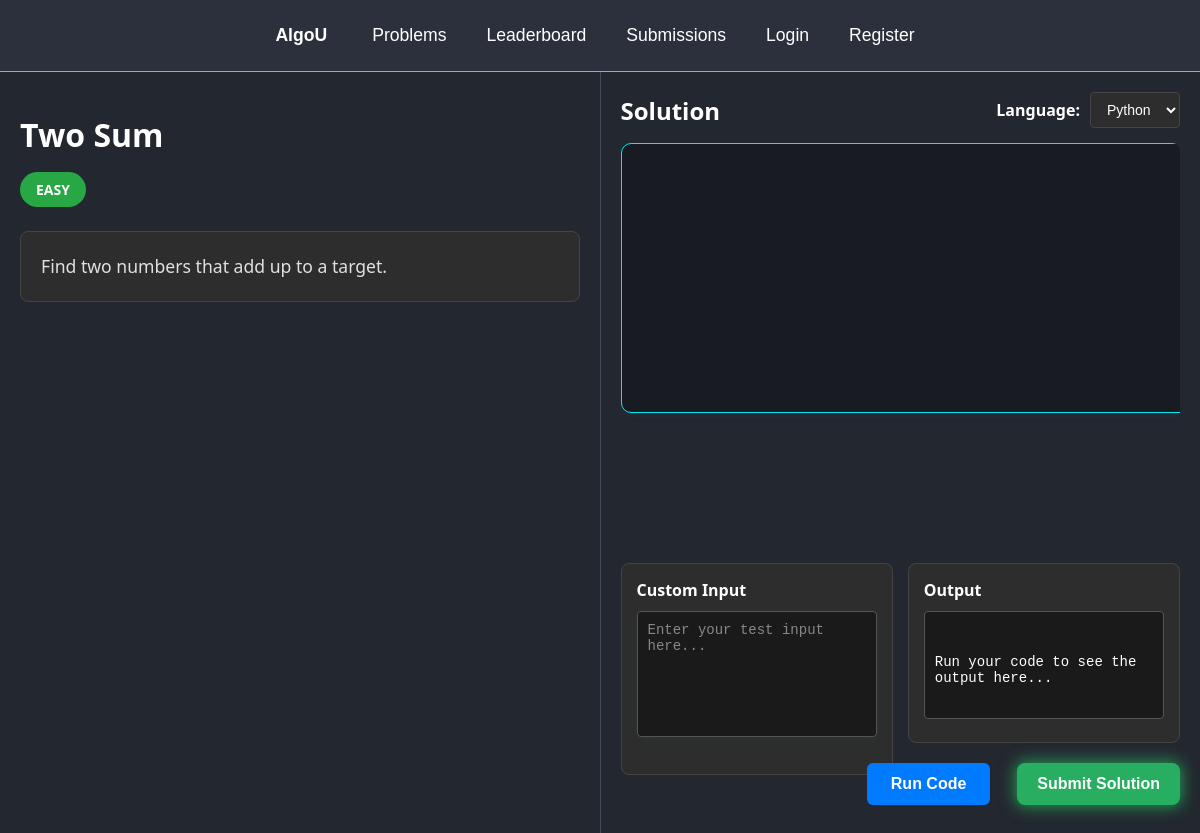
The app's page /1/, older data.
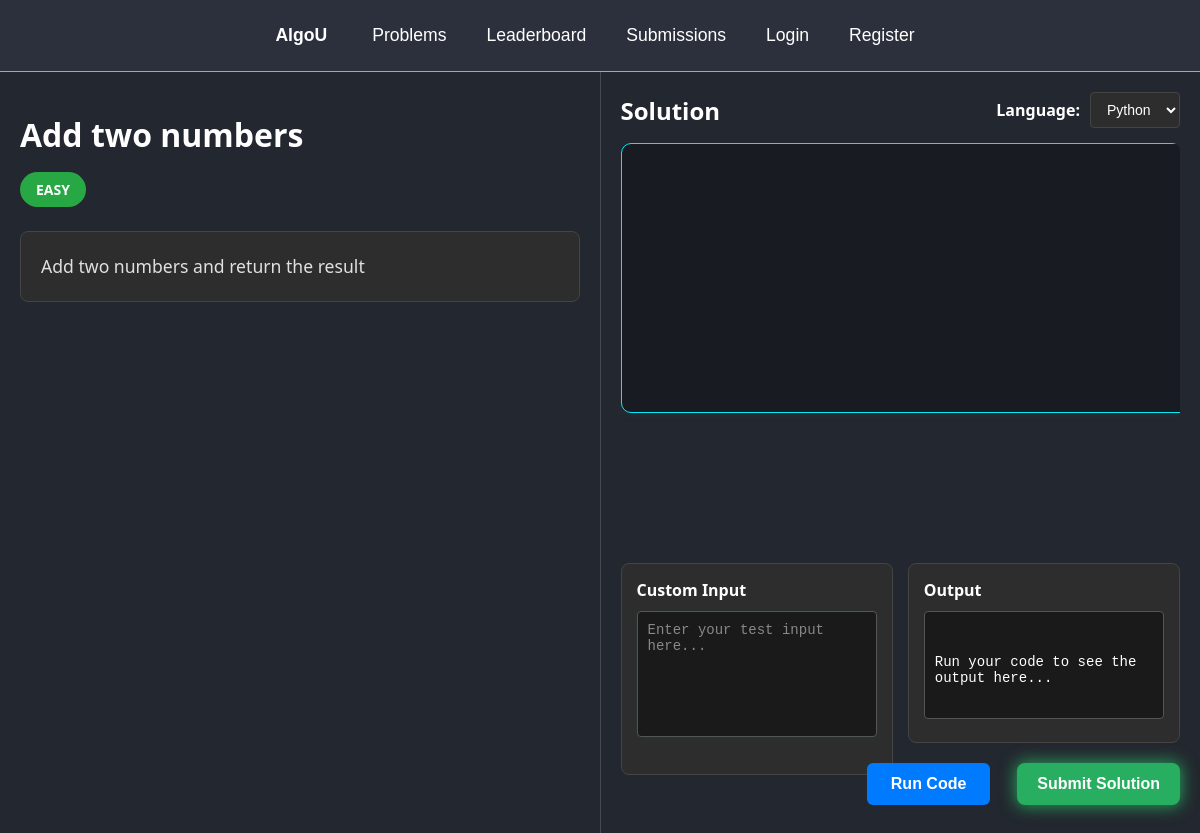
The same page, newer data.
### problems/models.py (models this page shows, shortened)
class Problem(models.Model):
    title = models.CharField(max_length=200)
    description = models.TextField()
    difficulty = models.CharField(max_length=50)

### problems/views.py (the view)
# urls.py: path('<int:problem_id>/', views.problem_detail, name='problem-detail'),
def problem_detail(request, problem_id):
    problem = get_object_or_404(Problem, id=problem_id)
    form = CodeSubmissionForm()
    return render(request, 'problem.html', {'problem': problem, 'form': form})

### compiler/forms.py
class CodeSubmissionForm(forms.ModelForm):
    class Meta:
        model = CodeSubmission
        fields = ['problem', 'language', 'code']
        widgets = {
            'problem': forms.Select(attrs={
                'class': 'form-control',
                'id': 'problem-select'
            }),
            'language': forms.Select(attrs={
                'class': 'form-control',
                'id': 'language-select'
            }),
            'code': forms.Textarea(attrs={
                'class': 'form-control',
                'id': 'code-editor',
                'rows': 20,
                'placeholder': 'Write your code here...'
            }),
        }
    def __init__(self, *args, **kwargs):
        super().__init__(*args, **kwargs)
        self.fields['problem'].queryset = Problem.objects.all()
        self.fields['problem'].empty_label = "Select a problem"

### problems/templates/problem.html (shortened to what this page needs)
{% load static %}
<!DOCTYPE html>
<html lang="en">
<head>
    <link rel="stylesheet" href="{% static 'problem.css' %}">
    <link rel="stylesheet" href="https://cdnjs.cloudflare.com/ajax/libs/codemirror/5.65.2/codemirror.min.css">
    <link rel="stylesheet" href="https://cdnjs.cloudflare.com/ajax/libs/codemirror/5.65.2/theme/dracula.min.css">
    <link rel="stylesheet" href="https://cdnjs.cloudflare.com/ajax/libs/codemirror/5.65.2/addon/fold/foldgutter.min.css">
</head>
<body>
    {% include 'navbar.html' %}
    <div class="container">
        <div class="problem-section">
            <h1 class="problem-title">{{ problem.title }}</h1>
            <div class="problem-meta">
                <span class="difficulty {{ problem.difficulty|lower }}">{{ problem.difficulty }}</span>
            </div>
            <div class="problem-description">
                {{ problem.description|safe }}
            </div>
        </div>
        <div class="code-section">
            <div class="code-header">
                <h2>Solution</h2>
                <div class="language-selector">
                    <label for="language">Language:</label>
                    <select id="language-select">
                        <option value="python">Python</option>
                    </select>
                </div>
            </div>
            <div class="code-editor-container">
                <textarea id="code-editor" name="code"></textarea>
            </div>
            <div class="input-output-section">
                <div class="input-section">
                    <h3>Custom Input</h3>
                    <textarea id="custom-input" placeholder="Enter your test input here..."></textarea>
                </div>
                <div class="output-section">
                    <h3>Output</h3>
                    <div id="output-container" class="output-container">
                        Run your code to see the output here...
                    </div>
                </div>
            </div>
            <div class="action-buttons">
                <button type="button" id="run-btn" class="btn run-btn">Run Code</button>
                <button type="button" id="submit-btn" class="btn submit-btn">Submit Solution</button>
            </div>
        </div>
    </div>
</body>
</html>

Row changes from the older to the newer data that the page shows:
changed Problem "EASY": title "Two Sum" → "Add two numbers"; description "Find two numbers that add up to a target." → "Add two numbers and return the result"
